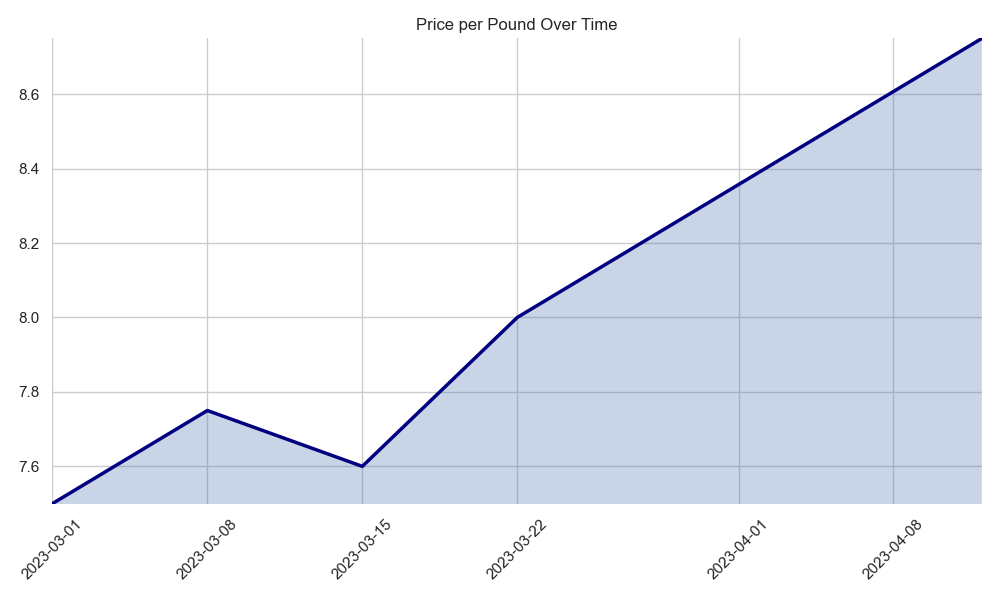

Source code (Python):

import pandas as pd
import seaborn as sns
import matplotlib.pyplot as plt

# Given chart table data
data = [
    {'Week': '2023-03-01', 'Price per Pound ($)': 7.5},
    {'Week': '2023-03-08', 'Price per Pound ($)': 7.75},
    {'Week': '2023-03-15', 'Price per Pound ($)': 7.6},
    {'Week': '2023-03-22', 'Price per Pound ($)': 8.0},
    {'Week': '2023-03-29', 'Price per Pound ($)': 8.25},
    {'Week': '2023-04-05', 'Price per Pound ($)': 8.5},
    {'Week': '2023-04-12', 'Price per Pound ($)': 8.75}
]

# Convert the data to a Pandas DataFrame
df = pd.DataFrame(data)

# Convert the 'Week' column to datetime for proper plotting
df['Week'] = pd.to_datetime(df['Week'])

# Set the aesthetic style of the plots
sns.set_style("whitegrid")

# Initialize the matplotlib figure
f, ax = plt.subplots(figsize=(10, 6))

# Plot filled area under the Price per Pound using 'fill_between'
ax.fill_between(x=df['Week'], y1=df['Price per Pound ($)'], alpha=0.3)

# Additional visual encoding
sns.lineplot(x=df['Week'], y=df['Price per Pound ($)'], sort=False, linewidth=2.5, color='navy')

# Beautifying the plot
ax.set(xlim=(df['Week'].min(), df['Week'].max()), ylim=(df['Price per Pound ($)'].min(), df['Price per Pound ($)'].max()))
ax.xaxis.label.set_visible(False)  # Hide the X-axis label
ax.yaxis.label.set_visible(False)  # Hide the Y-axis label
sns.despine(left=True, bottom=True)  # Remove the top and right spines
plt.xticks(rotation=45)  # Rotate X-axis labels for better readability
plt.title('Price per Pound Over Time')  # Title of the chart
plt.tight_layout()  # Fit the layout tightly to the plot area

# Show the plot
plt.show()
